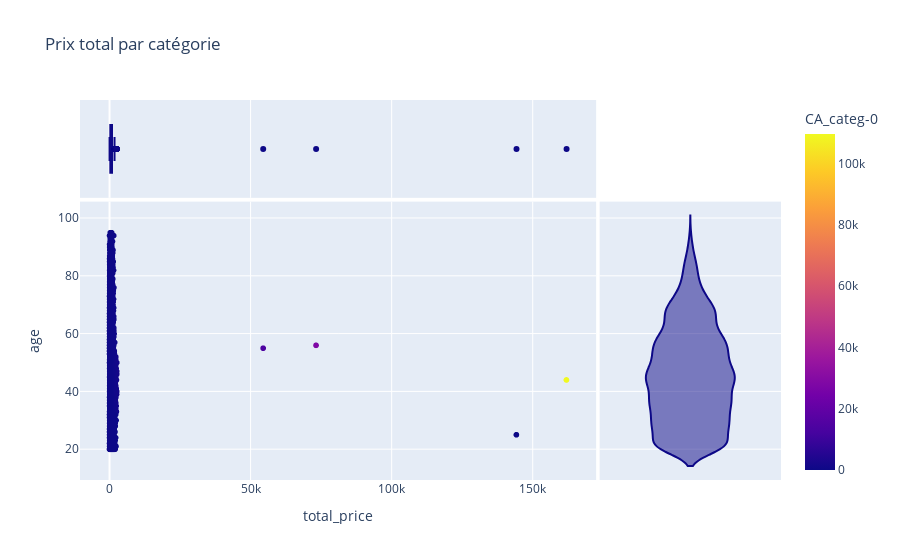

Here is the notebook cell this chart was saved with:
### Code cell
import plotly.express as px

df = final_table

fig = px.scatter(df, x="total_price", y="age", color="CA_categ-0", 
                 marginal_x="box", marginal_y="violin",
                 title="Prix total par catégorie")
fig.show()

### Figure 1 — Plotly figure (JSON) as saved in the notebook; plotly's stock layout.template omitted (floating-point values rounded to 4 significant figures; data arrays with more than 128 entries replaced by an {"elided": "..."} marker saying what was removed)
{"data": [{"hovertemplate": "total_price=%{x}<br>age=%{y}<br>CA_categ-0=%{marker.color}<extra></extra>", "legendgroup": "", "marker": {"color": {"elided": "8600 float values"}, "coloraxis": "coloraxis", "symbol": "circle"}, "mode": "markers", "name": "", "showlegend": false, "type": "scattergl", "x": {"elided": "8600 float values"}, "xaxis": "x", "y": {"elided": "8600 int values"}, "yaxis": "y"}, {"alignmentgroup": "True", "hovertemplate": "total_price=%{x}<extra></extra>", "legendgroup": "", "marker": {"color": "#0d0887", "symbol": "circle"}, "name": "", "notched": true, "offsetgroup": "", "showlegend": false, "type": "box", "x": {"elided": "8600 float values"}, "xaxis": "x3", "yaxis": "y3"}, {"alignmentgroup": "True", "hovertemplate": "age=%{y}<extra></extra>", "legendgroup": "", "marker": {"color": "#0d0887", "symbol": "circle"}, "name": "", "offsetgroup": "", "scalegroup": "y", "showlegend": false, "type": "violin", "xaxis": "x2", "y": {"elided": "8600 int values"}, "yaxis": "y2"}], "layout": {"coloraxis": {"colorbar": {"title": {"text": "CA_categ-0"}}, "colorscale": [[0, "#0d0887"], [0.1111, "#46039f"], [0.2222, "#7201a8"], [0.3333, "#9c179e"], [0.4444, "#bd3786"], [0.5556, "#d8576b"], [0.6667, "#ed7953"], [0.7778, "#fb9f3a"], [0.8889, "#fdca26"], [1, "#f0f921"]]}, "legend": {"tracegroupgap": 0}, "title": {"text": "Prix total par catégorie"}, "xaxis": {"anchor": "y", "domain": [0, 0.7363], "title": {"text": "total_price"}}, "xaxis2": {"anchor": "y2", "domain": [0.7413, 1], "matches": "x2", "showgrid": false, "showline": false, "showticklabels": false, "ticks": ""}, "xaxis3": {"anchor": "y3", "domain": [0, 0.7363], "matches": "x", "showgrid": true, "showticklabels": false}, "xaxis4": {"anchor": "y4", "domain": [0.7413, 1], "matches": "x2", "showgrid": false, "showline": false, "showticklabels": false, "ticks": ""}, "yaxis": {"anchor": "x", "domain": [0, 0.7326], "title": {"text": "age"}}, "yaxis2": {"anchor": "x2", "domain": [0, 0.7326], "matches": "y", "showgrid": true, "showticklabels": false}, "yaxis3": {"anchor": "x3", "domain": [0.7426, 1], "matches": "y3", "showgrid": false, "showline": false, "showticklabels": false, "ticks": ""}, "yaxis4": {"anchor": "x4", "domain": [0.7426, 1], "matches": "y3", "showgrid": true, "showline": false, "showticklabels": false, "ticks": ""}}}
